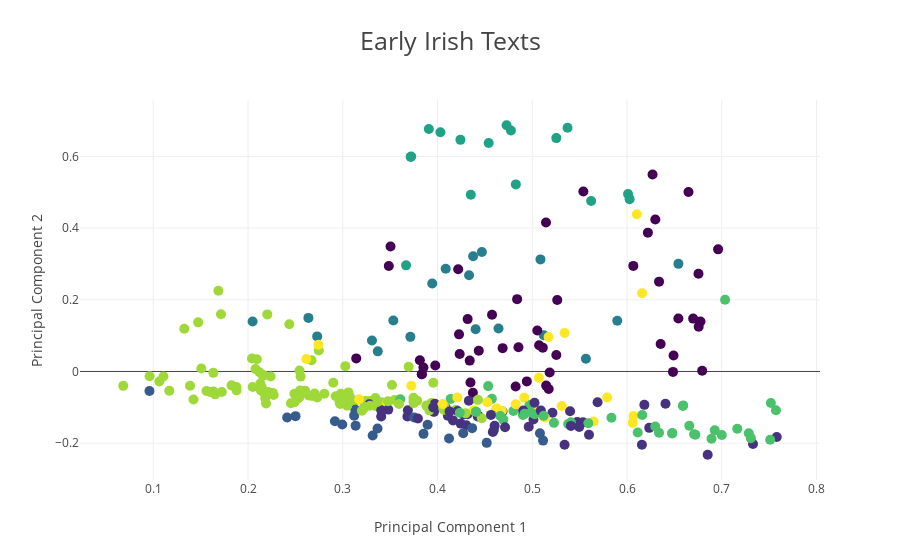

Notebook code for this chart:
### Markdown cell above
#### Offline

### Code cell
# offline

from plotly.offline import download_plotlyjs, init_notebook_mode, plot, iplot
from plotly import tools
import plotly.plotly as py
import plotly.graph_objs as go

init_notebook_mode(connected=True)


points = go.Scatter(
        x = X_2D_SVD[:,0],
        y = X_2D_SVD[:,1],
        name = 'Texts', 
        mode='markers',
        marker=dict(color=clf.labels_, colorscale='Viridis', size=10),
        text=namedate,
        textposition='bottom right'
)


# center_points = go.Scatter(
#          x = centers[:,0], 
#          y = centers[:,1], 
#          mode = 'markers', 
#          marker = dict(size=10, color='red', symbol='cross'),
#          name = 'Centroids'
# )


fig = tools.make_subplots(rows=1, cols=1)

fig.append_trace(points, 1, 1)
# fig.append_trace(center_points, 1, 1)

fig['layout'].update(
                     title={'text': 'Early Irish Texts', 'font': {'size': 25}}, 
                     xaxis={'title':'Principal Component 1'}, 
                     yaxis={'title':'Principal Component 2'},
                     legend={'font': {'size': 20},
                             'bgcolor':'#f6f6f6'})
            
iplot(fig, filename='early_irish_clustering')

### Figure 1 — Plotly figure (JSON) as saved in the notebook; plotly's stock layout.template omitted (floating-point values rounded to 4 significant figures; data arrays with more than 128 entries replaced by an {"elided": "..."} marker saying what was removed)
{"data": [{"marker": {"color": {"elided": "329 int values"}, "colorscale": "Viridis", "size": 10}, "mode": "markers", "name": "Texts", "text": {"elided": "329 str values"}, "textposition": "bottom right", "type": "scatter", "uid": "cd62e0c6-3188-4287-bb69-cc940c939dfd", "x": {"elided": "329 float values"}, "xaxis": "x", "y": {"elided": "329 float values"}, "yaxis": "y"}], "layout": {"legend": {"bgcolor": "#f6f6f6", "font": {"size": 20}}, "title": {"font": {"size": 25}, "text": "Early Irish Texts"}, "xaxis": {"anchor": "y", "domain": [0, 1], "title": {"text": "Principal Component 1"}}, "yaxis": {"anchor": "x", "domain": [0, 1], "title": {"text": "Principal Component 2"}}}}
